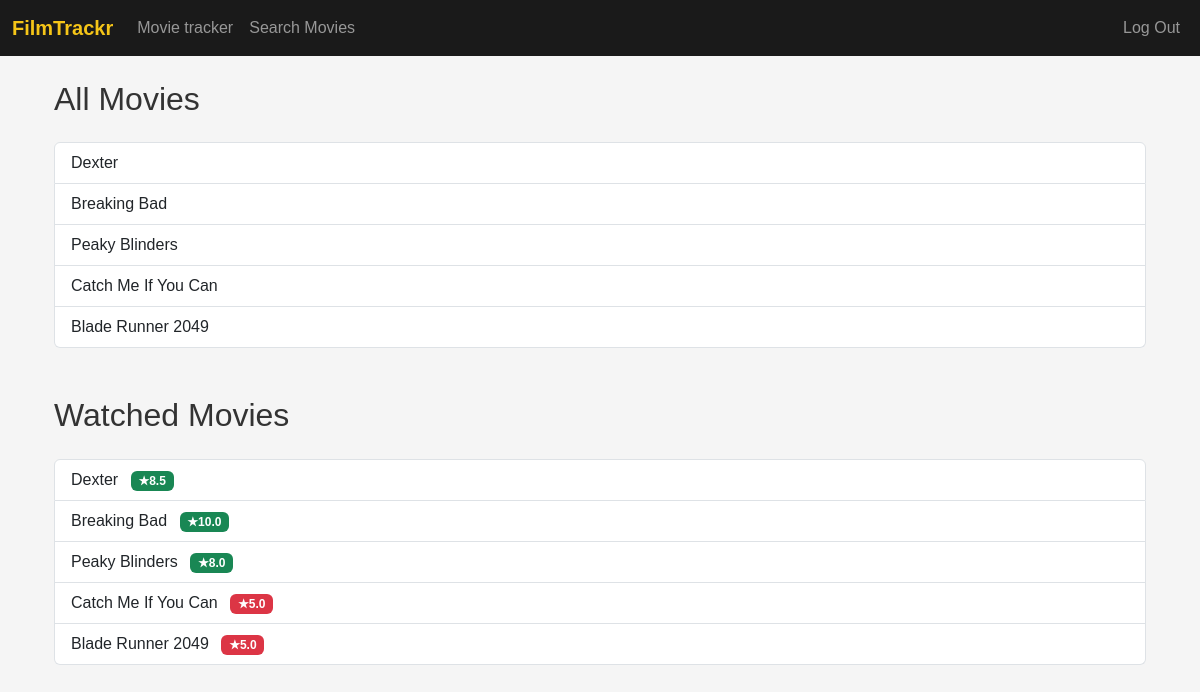
The page / (signed in) on the database its author committed.
### tables this page shows
CREATE TABLE movies (
        id           INTEGER PRIMARY KEY AUTOINCREMENT,
        title        TEXT    NOT NULL,
        genre        TEXT    NOT NULL,
        mood         TEXT    NOT NULL,
        description  TEXT,
        release_year INTEGER,
        rating       REAL
    , image_path   TEXT DEFAULT '_not-found.jpg');

CREATE TABLE "watched_movies" (
    user_id  INTEGER NOT NULL,
    movie_id INTEGER NOT NULL,
    rating   REAL,
    PRIMARY KEY (user_id, movie_id),
    FOREIGN KEY (user_id) REFERENCES users(id),
    FOREIGN KEY (movie_id) REFERENCES movies(id)
);

### app.py (the view)
@app.route("/", methods=["GET"])
@login_required
def index():
    user_id = session["user_id"]
    all_movies = db.execute("SELECT id, title FROM movies;")
    watched_movies = db.execute(
        """
        SELECT m.id, m.title, wm.rating
          FROM movies m
          JOIN watched_movies wm ON m.id = wm.movie_id
         WHERE wm.user_id = ?;
        """,
        user_id,
    )
    watched_movie_ids = {movie["id"] for movie in watched_movies}
    return render_template(
        "index.html",
        all_movies=all_movies,
        watched_movies=watched_movies,
        watched_movie_ids=watched_movie_ids,
    )

### helpers.py (called while the page is built)
def login_required(f):
    @wraps(f)
    def decorated_function(*args, **kwargs):
        if session.get("user_id") is None:
            return redirect("/login")
        return f(*args, **kwargs)
    return decorated_function

### templates/index.html (shortened to what this page needs)
{% extends "layout.html" %}
{% block body %}
<div class="container mt-4">
    <h2 class="mb-4">All Movies</h2>
    <ul class="list-group">
        {% for movie in all_movies %}
            <li class="list-group-item d-flex justify-content-between align-items-center">
                <div>
                    <a href="/movie/{{ movie.id }}" class="text-decoration-none text-dark movie-title">{{ movie.title }}</a>
                </div>
            </li>
        {% endfor %}
    </ul>
    <h2 class="mt-5 mb-4">Watched Movies</h2>
    <ul class="list-group">
        {% for movie in watched_movies %}
            <li class="list-group-item d-flex justify-content-between align-items-center">
                <div>
                    <a href="/movie/{{ movie.id }}" class="text-decoration-none text-dark movie-title">{{ movie.title }}</a>
                    {% if movie.rating %}
                        <span class="badge ms-2
                            {% if movie.rating <= 5 %}bg-danger{% else %}bg-success{% endif %}">
                            ★{{ movie.rating }}
                        </span>
                    {% else %}
                        <span class="badge bg-secondary ms-2">Not rated yet</span>
                    {% endif %}
                </div>
            </li>
        {% endfor %}
    </ul>
</div>
{% endblock %}

### templates/layout.html (style rules this page uses)
body { font-family: Arial, sans-serif; background-color: #f5f5f5; color: #333; }
.container { margin-top: 20px; }

### rows shown on the page
movies: title "Dexter"
movies: title "Breaking Bad"
movies: title "Peaky Blinders"
movies: title "Catch Me If You Can"
movies: title "Blade Runner 2049"
watched_movies: title "Dexter", rating "8.5"
watched_movies: title "Breaking Bad", rating "10.0"
watched_movies: title "Peaky Blinders", rating "8.0"
watched_movies: title "Catch Me If You Can", rating "5.0"
watched_movies: title "Blade Runner 2049", rating "5.0"
